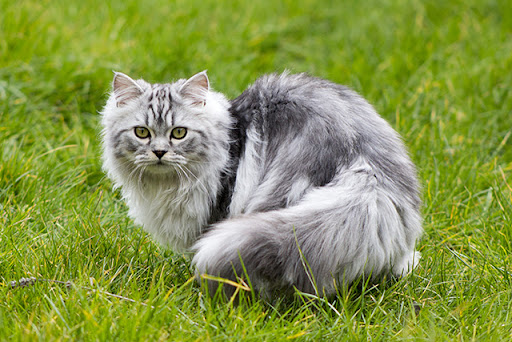
#> input picture image/cat.jpg, 512 x 342 px
$ python 'Ex4_Apply mask.py'
#> lines starting #> are read from the running program, lines starting #| are printed output that depends on the picture; after the words box and inside, x2 and y2 are one past the last pixel; in counts of white or black regions, pixels touching at a corner belong together
import cv2
import os
import numpy as np


image = cv2.imread('image/cat.jpg')
#> image is the input picture: shape (342, 512, 3); mean B, G, R 75, 149, 133.9
height,width = image.shape[:2]
#> height = 342; width = 512

# Apply mask
mask = np.zeros((height,width),dtype=np.uint8)
cv2.rectangle(mask,(100,100),(300,300),255,-1)
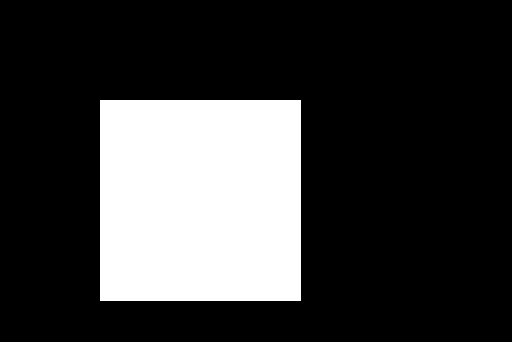
#> mask: shape (342, 512); 23.1% white; 1 white region, box (x1, y1, x2, y2) and area: (100, 100, 301, 301) 40401

bitwise_and = cv2.bitwise_and(image,image,mask=mask)
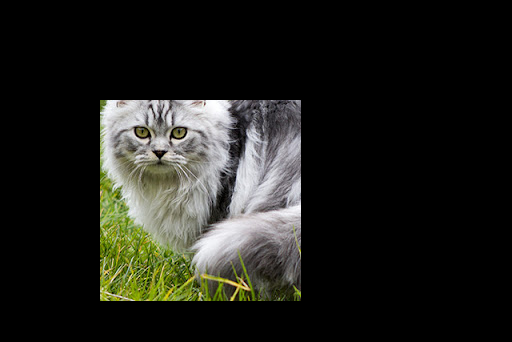
#> bitwise_and: shape (342, 512, 3); mean B, G, R 27.3, 32.3, 31.8

cv2.imshow("Apply Mask Image",bitwise_and)

directory = 'LAB02-SAMSOKREAKSMEY/Image'
filename1 = 'Ex4_Bitwise_AND_Image_Apply_Mask.jpg'
file_path1 = os.path.join(directory, filename1)

cv2.imwrite(file_path1,image)
cv2.waitKey(0)
cv2.destroyAllWindows()

$ run again, with image/Paris.jpg copied over image/cat.jpg
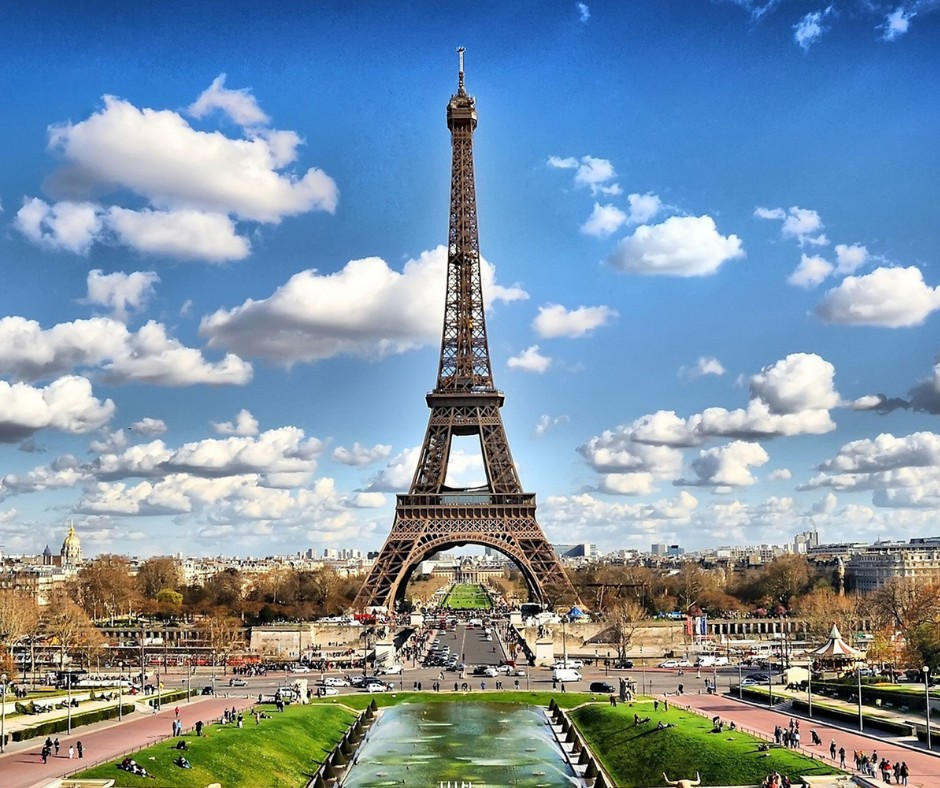
#> input picture image/Paris.jpg, 940 x 788 px
#> image is the input picture: shape (788, 940, 3); mean B, G, R 166.6, 147.4, 125.1
#> `cv2.rectangle(mask,(100,100),(300,300),255,-1)`:
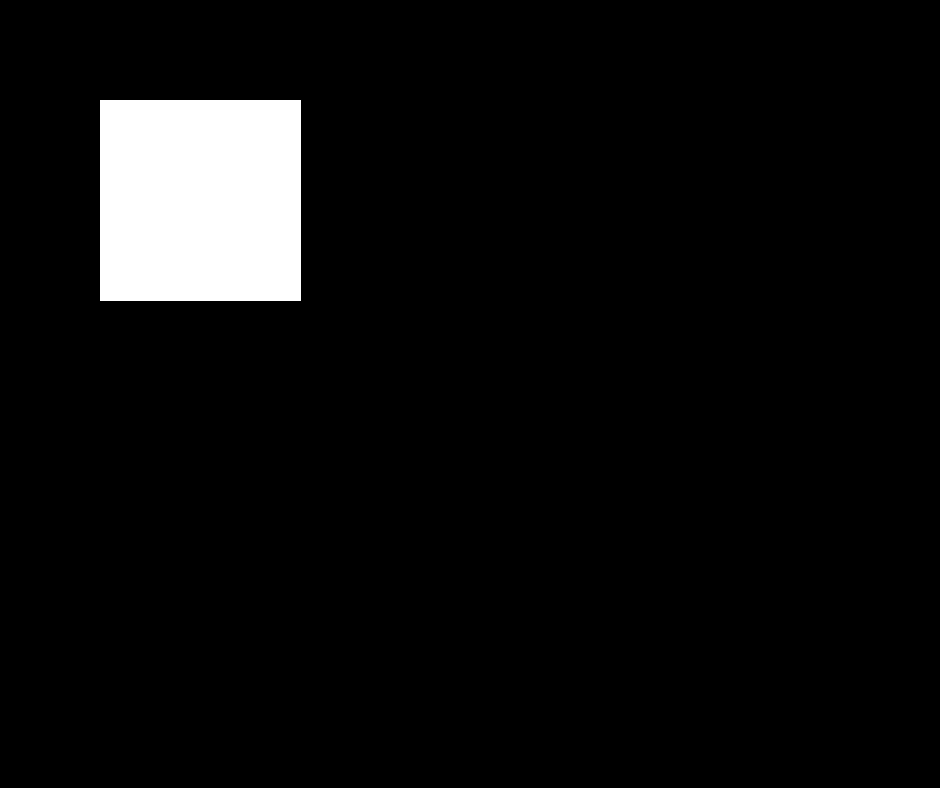
#> mask: shape (788, 940); 5.5% white; 1 white region, box (x1, y1, x2, y2) and area: (100, 100, 301, 301) 40401
#> `bitwise_and = cv2.bitwise_and(image,image,mask=mask)`:
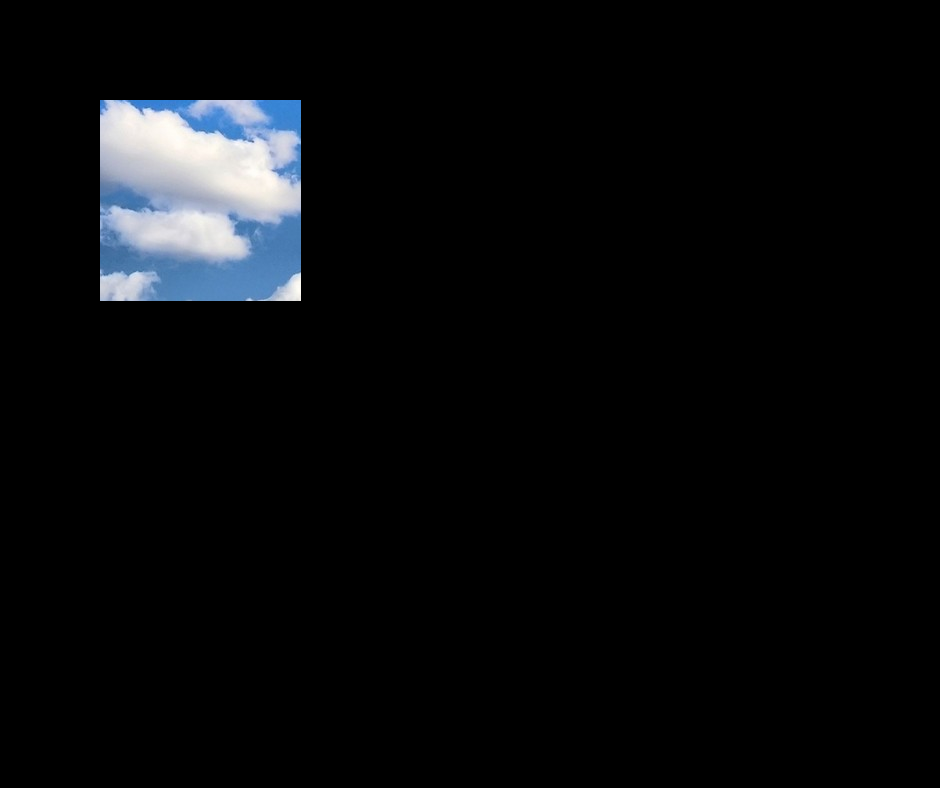
#> bitwise_and: shape (788, 940, 3); mean B, G, R 11.4, 9.8, 8.6
